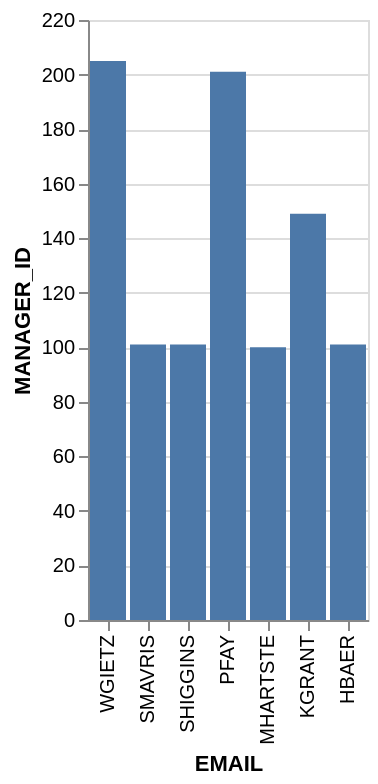

Write a Vega-Lite specification for this figure.
### Vega-Lite specification from a JSON file in a GitHub repository (floating-point values rounded to 4 significant figures)
{"data": {"values": [{"x_data": "WGIETZ", "y_data": 205}, {"x_data": "SMAVRIS", "y_data": 101}, {"x_data": "SHIGGINS", "y_data": 101}, {"x_data": "PFAY", "y_data": 201}, {"x_data": "MHARTSTE", "y_data": 100}, {"x_data": "KGRANT", "y_data": 149}, {"x_data": "HBAER", "y_data": 101}]}, "mark": "bar", "encoding": {"x": {"field": "x_data", "type": "nominal", "title": "EMAIL", "sort": "descending"}, "y": {"field": "y_data", "type": "quantitative", "title": "MANAGER_ID"}}}
